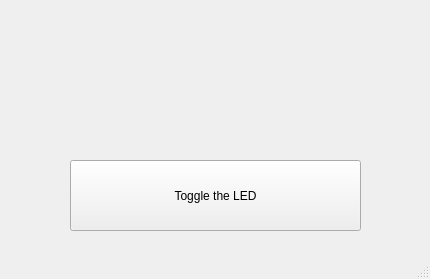
<?xml version="1.0" encoding="UTF-8"?>
<ui version="4.0">
 <class>MainWindow</class>
 <widget class="QMainWindow" name="MainWindow">
  <property name="geometry">
   <rect>
    <x>0</x>
    <y>0</y>
    <width>430</width>
    <height>279</height>
   </rect>
  </property>
  <property name="windowTitle">
   <string>MainWindow</string>
  </property>
  <widget class="QWidget" name="centralwidget">
   <widget class="QPushButton" name="pushButton">
    <property name="geometry">
     <rect>
      <x>70</x>
      <y>160</y>
      <width>291</width>
      <height>71</height>
     </rect>
    </property>
    <property name="text">
     <string>Toggle the LED</string>
    </property>
   </widget>
   <widget class="QLabel" name="pic_label">
    <property name="geometry">
     <rect>
      <x>130</x>
      <y>20</y>
      <width>161</width>
      <height>101</height>
     </rect>
    </property>
    <property name="text">
     <string/>
    </property>
   </widget>
   <widget class="QLabel" name="ledstatus_text">
    <property name="geometry">
     <rect>
      <x>120</x>
      <y>130</y>
      <width>171</width>
      <height>21</height>
     </rect>
    </property>
    <property name="text">
     <string/>
    </property>
   </widget>
  </widget>
  <widget class="QMenuBar" name="menubar">
   <property name="geometry">
    <rect>
     <x>0</x>
     <y>0</y>
     <width>430</width>
     <height>20</height>
    </rect>
   </property>
  </widget>
  <widget class="QStatusBar" name="statusbar"/>
 </widget>
 <resources/>
 <connections/>
</ui>
